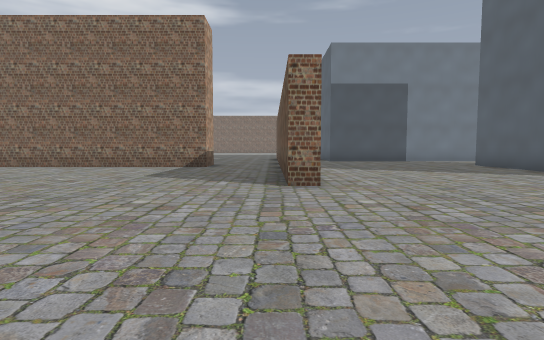
View 1 (above)

24 first-person views from a walk through a level from a Godot 3-D game. The camera is 1.2 m above the floor, tilts 4° down and sees 80° across. The floor is counted in squares, 2 m on a side. Each view is taken from the middle of a square. On the plan, view 1 faces up. The plan holds only what a view shows up to about 10 squares ahead; the rest is blank. The place goes on beyond the plan.

View 2
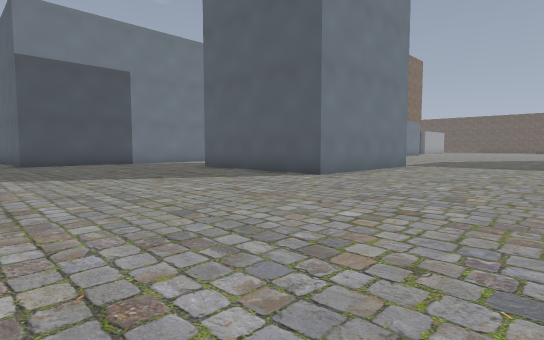

View 3
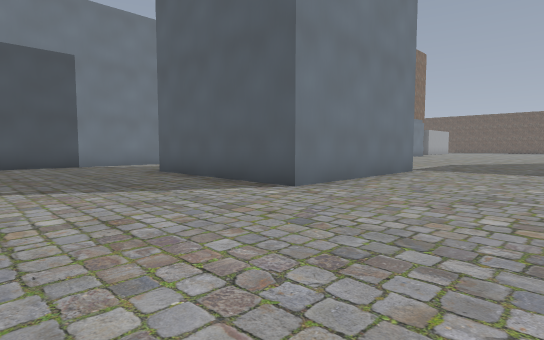

View 4
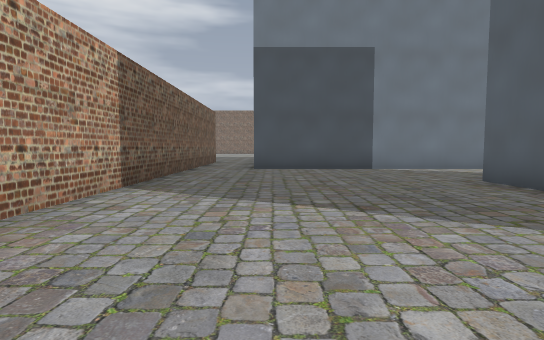

View 5
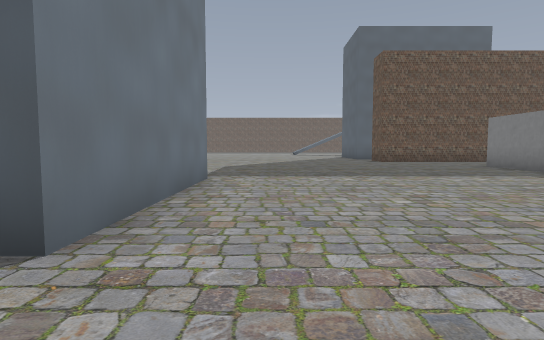

View 6
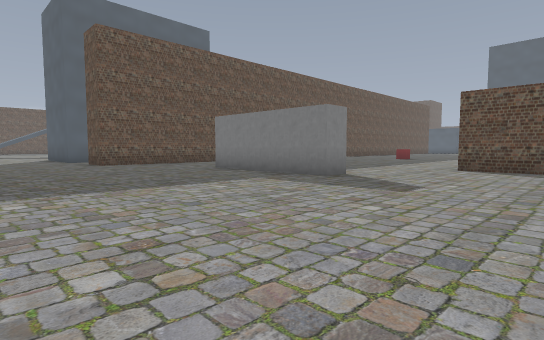

View 7
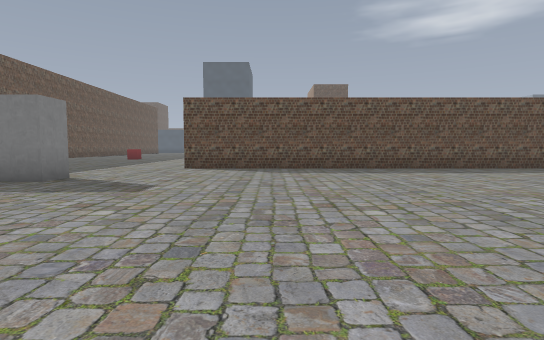

View 8
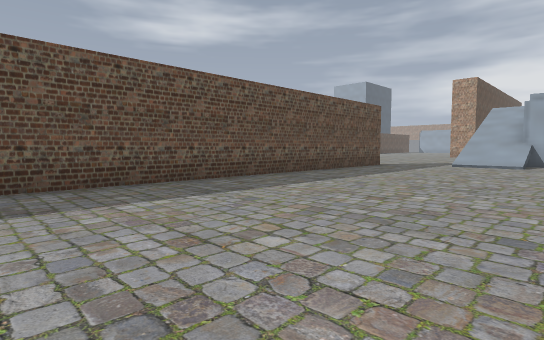

View 9
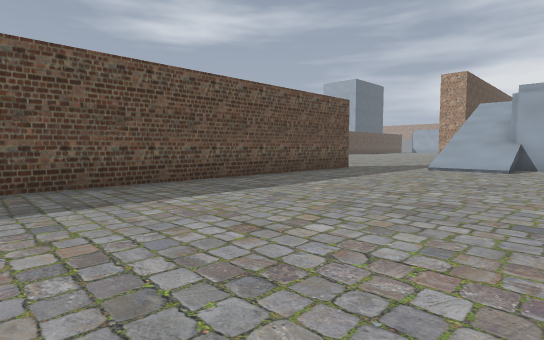

View 10
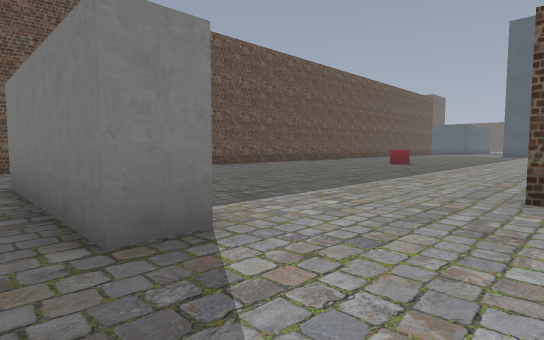

View 11
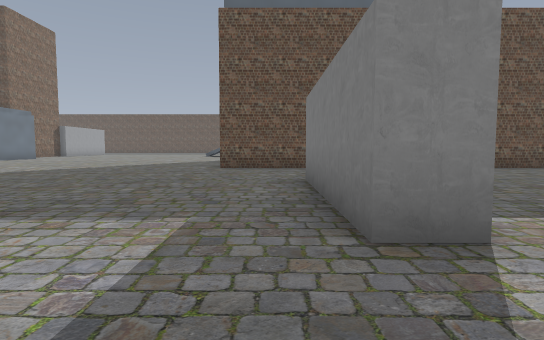

View 12
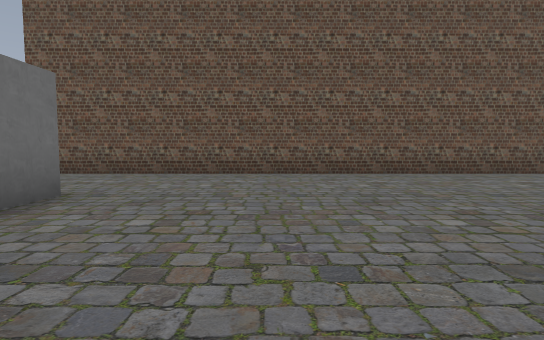

View 13
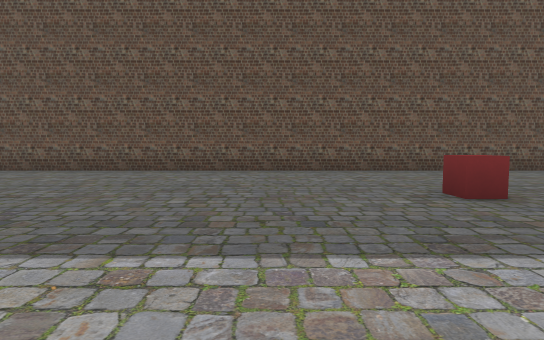

View 14
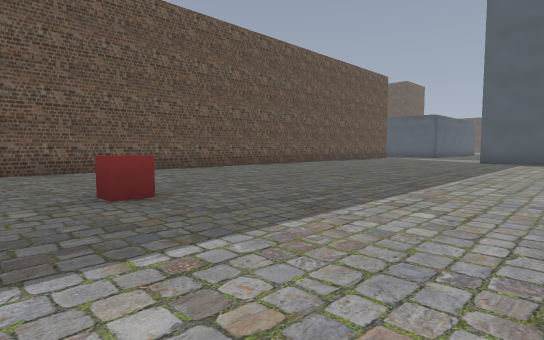

View 15
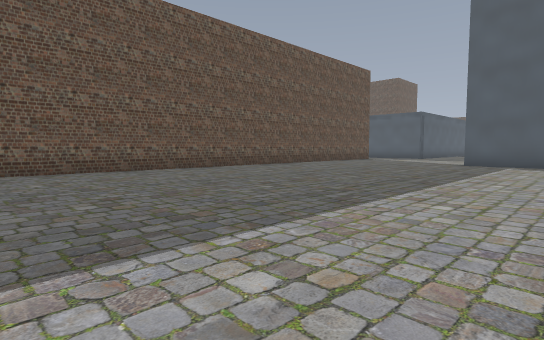

View 16
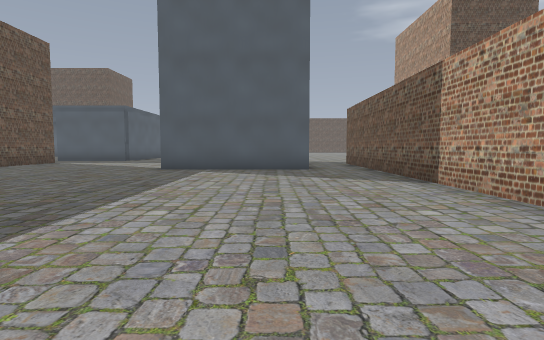

View 17
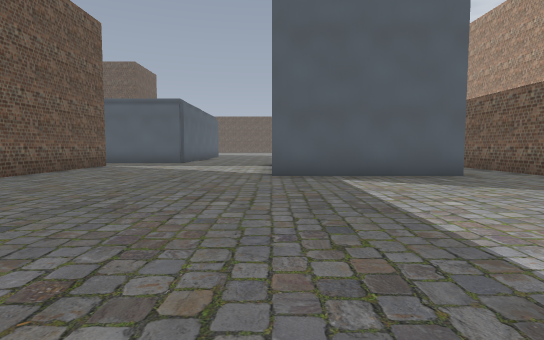

View 18
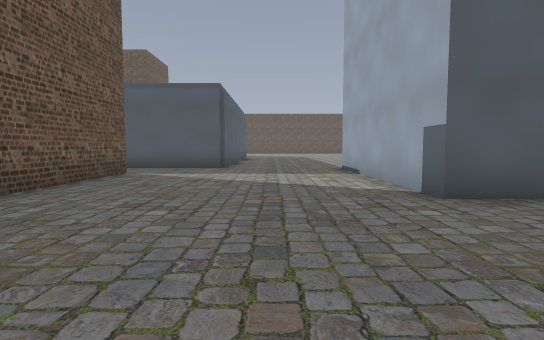

View 19
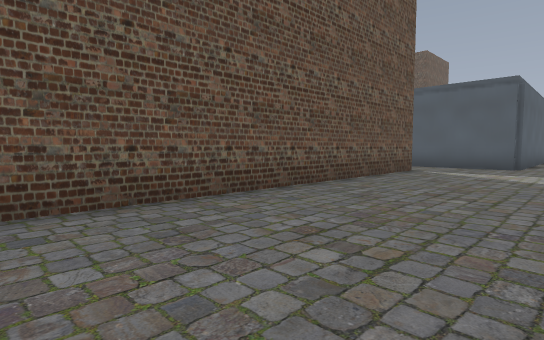

View 20
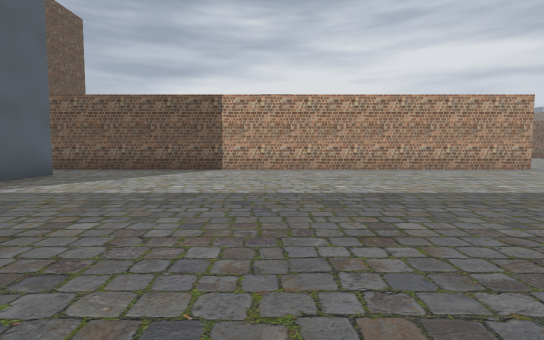

View 21
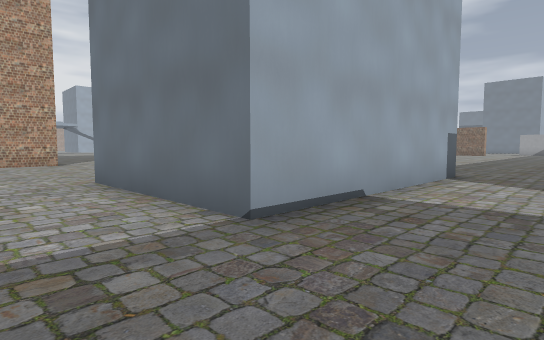

View 22
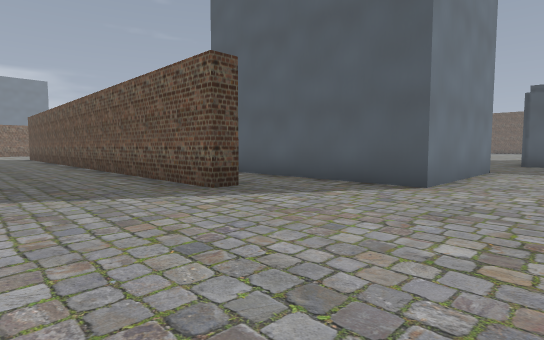

View 23
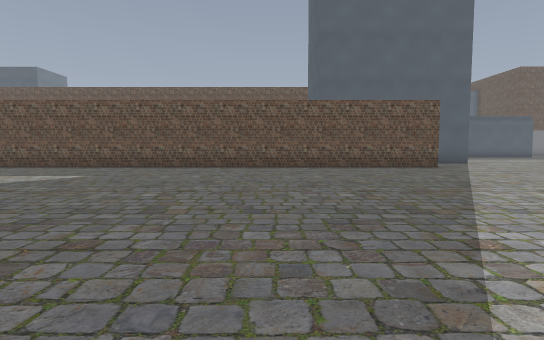

View 24
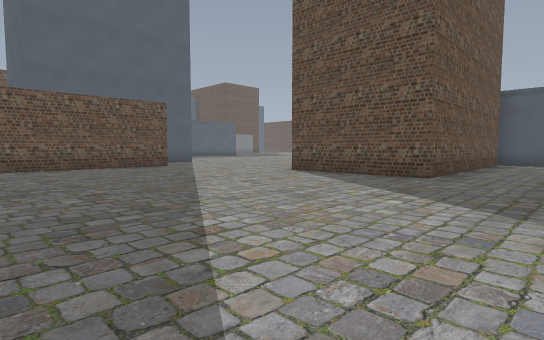

### Floor plan
Key: @ floor where view 1 was taken; # wall or solid block; . floor; / step, stairs or slope; B block.
Columns run from 7 left of view 1 to 19 right of it. Each row starts with its distance up from view 1.
 15        #..#
 14        #..#######
 13        #........
 12        #........
 11        #.......
 10 ######.#......B
  9 .......#......B
  8 .......#......B
  7  ......#......BBBBB ...
  6   .....#............... ...
  5    ....#...................
  4    ........................
  3     .......................
  2      ......................
  1       ...  ................
  0      ..@..................#
 -1 ..........................#
 -2 //.................####...#
 -3 //........................#
 -4 ..........................#
 -5  .........................#
 -6   ###############.........#
 -7                  .........#
 -8                  .........#
 -9                  .........#
-10                  .........#
-11                  .........#
-12                  .........#
-13               .. .........#
-14               #...........#
-15               #...........#
-16             ..#...........#
-17            ...#...........#
-18           ....#...........#
-19         ......#...........#
-20        .......#...........#
-21       ........#...........#
-22      .........#...........#
-23     ..........#...........#
-24     ..........#...........#
-25     ..........#.BBBBB.....#
-26     ..........#.B   B.....#
-27     ..........#.B   B.....#
-28     ..........#.B   B.....#
-29      ...........B   B......
-30      ..BBB......BBBBB......
-31      ..B B.............####
-32      ..B   ............#

Positions as (right, up) in squares from view 1, and headings:
1: (0, 0), facing up
2: (1, 2), facing up-right
3: (3, 3), facing up-right
4: (3, 5), facing up
5: (5, 5), facing right
6: (7, 4), facing down-right
7: (7, 4), facing down
8: (5, 0), facing down-left
9: (3, 0), facing down-left
10: (9, -1), facing down-right
11: (9, -1), facing right
12: (11, -5), facing right
13: (10, -10), facing right
14: (10, -11), facing down-right
15: (10, -13), facing down-right
16: (10, -16), facing down
17: (13, -18), facing down
18: (15, -21), facing down
19: (15, -20), facing down-right
20: (16, -20), facing left
21: (15, -32), facing up-left
22: (4, -32), facing up-right
23: (-3, -23), facing right
24: (-3, -23), facing down-right
